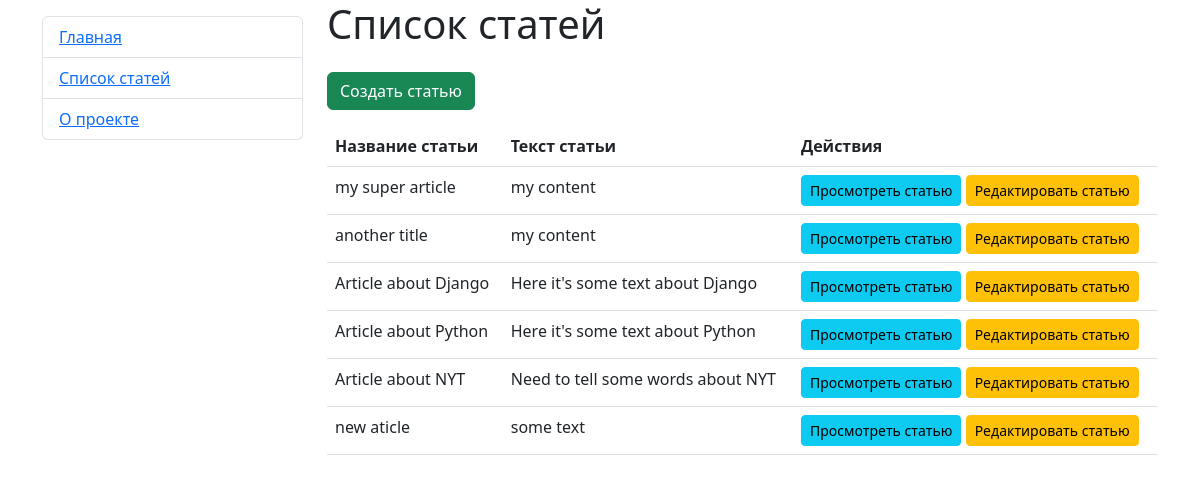
The page /articles/ on the database as committed earlier.
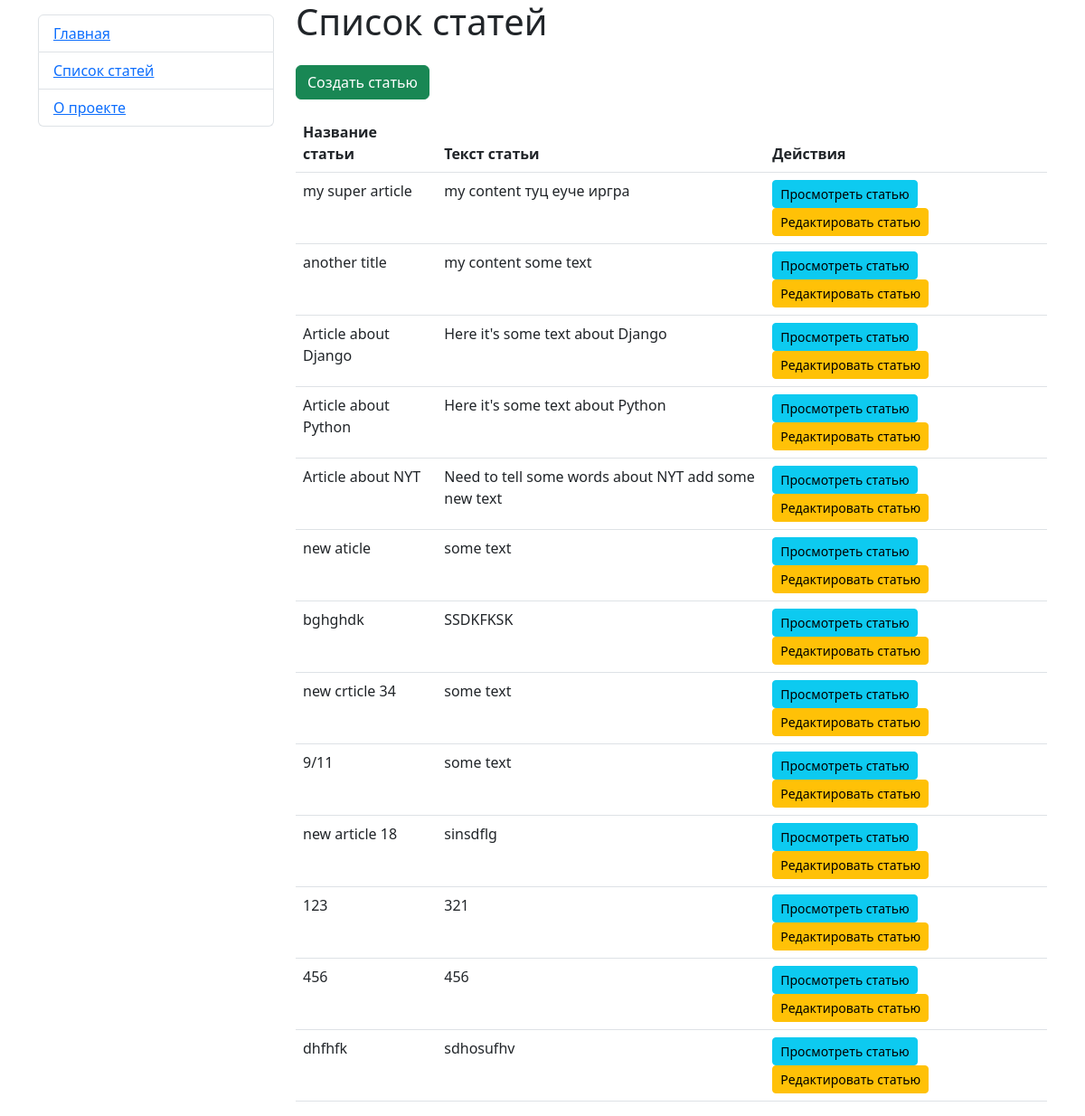
The same page on the database as committed later.
### hexlet_django_blog/article/models.py (models this page shows, shortened)
class Article(models.Model):
    name = models.CharField(max_length=200)  # название статьи
    body = models.TextField()  # тело статьи
    created_at = models.DateTimeField(auto_now_add=True)
    updated_at = models.DateTimeField(auto_now=True)

### hexlet_django_blog/article/views.py (the view)
# urls.py: path("", IndexView.as_view(), name='articles'),
class IndexView(View):
    def get(self, request, *args, **kwargs):
        articles = Article.objects.all()[:15]
        return render(
            request,
            "articles/index.html",
            context={
                "articles": articles,
            },
        )

### hexlet_django_blog/templates/articles/index.html (shortened to what this page needs)
{% extends "base.html" %}
{% block content %}
    <h1>Список статей</h1>
    <a href="{% url 'articles_create' %}" class="btn btn-success my-3">Создать статью</a>
    <table class="table">
        <thead>
            <th>Название статьи</th>
            <th>Текст статьи</th>
            <th>Действия</th>
        </thead>
        <tbody>
            {% for article in articles %}
            <tr>
                <td>{{ article.name }}</td>
                <td>{{ article.body|slice:":200" }}</td>
                <td>
                    <a href="{% url 'article_detail' article.id %}" class="btn btn-sm btn-info">Просмотреть статью</a>
                    <a href="{% url 'articles_update' article.id %}" class="btn btn-sm btn-warning">Редактировать статью</a>
                </td>
            {% endfor %}
        </tbody>
    </table>
{% endblock %}

### hexlet_django_blog/templates/base.html (shortened to what this page needs)
<!DOCTYPE html>
<html lang="en">
<head>
    <link href="https://cdn.jsdelivr.net/npm/bootstrap@5.3.0/dist/css/bootstrap.min.css" rel="stylesheet">
</head>
<body>
<div class="container">
        <div class="row">
            <div class="col-3">
                {% block sidebar %}
                <div class="mt-3">
                    <ul class="list-group">
                        <li class="list-group-item"><a href="/">Главная</a></li>
                        <li class="list-group-item"><a href="/articles/">Список статей</a></li>
                        <li class="list-group-item"><a href="/about/">О проекте</a></li>
                    </ul>
                </div>
                {% endblock %}
            </div>
            <div class="col-9">
                {% block content %}{% endblock %}
            </div>
        </div>
    </div>
</body>
</html>

Rows that differ between the two databases and show on the page:
changed Article "my super article": body "my content" → "my content туц еуче иргра"
changed Article "another title": body "my content" → "my content some text"
changed Article "Article about NYT": body "Need to tell some words about NYT" → "Need to tell some words about NYT add some new text"
added Article: name "bghghdk", body "SSDKFKSK"
added Article: name "new crticle 34", body "some text"
added Article: name "9/11", body "some text"
added Article: name "new article 18", body "sinsdflg"
added Article: name "123", body "321"
added Article: name "456", body "456"
added Article: name "dhfhfk", body "sdhosufhv"
